Frame 1 (no input): blank canvas, image omitted
Frame 60 (no input): blank canvas, image omitted
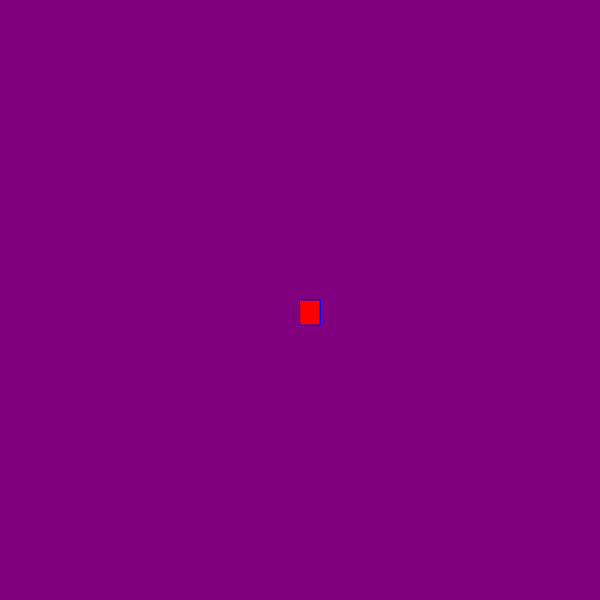
Frame 120 (the mouse pressed at the canvas centre since frame 60)

The p5.js sketch whose frames 1 and 60 were blank and that drew this single picture after the mouse press (run headless with seeded random() and noise() and a simulated clock; from frame 60 on, the mouse is pressed at the canvas centre):

// p5.js sketch
// ── sketch.js
function setup() {
    createCanvas(600,600);
    background("purple");
  }
  
  function draw() {
   
    
    stroke("blue");
    fill("red");
    
    //console.log(mouseIsPressed);
    
    if (mouseIsPressed){
    rect(mouseX, mouseY,20, 25);
    } 
  }
